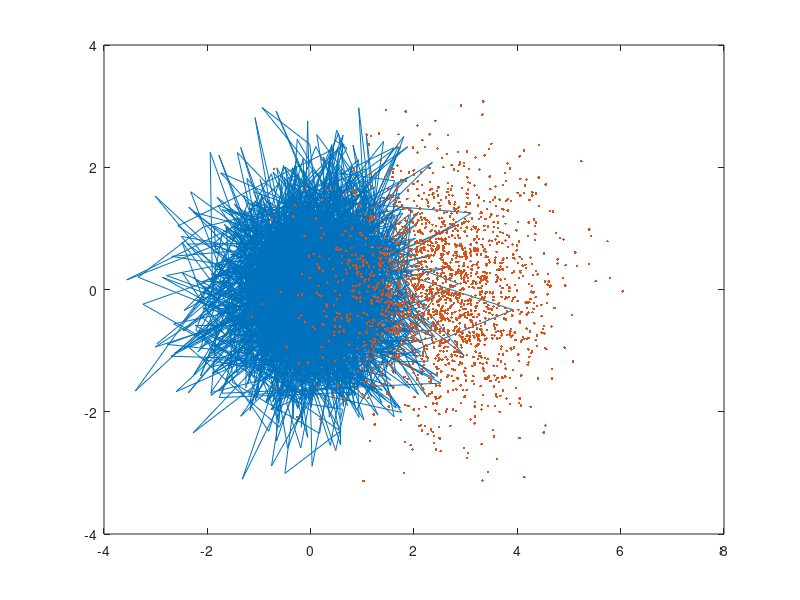

MATLAB code to generate this figure:
%Taking normal distribution for (0,0) of unit variance for training and
%Testing
rng(3);
x=randn(2000,1);
y=randn(2000,1);
%Taking Normal Distribution for (2.5,0) of unit variance for training and
%Testing
rng(6);
x1=2.5+randn(2000,1);
y1=randn(2000,1);

%Plotting Two Gaussian Distributions
figure(1);
plot(x,y,x1,y1,'Marker','.','LineStyle','none')

%Training Dataset
x_train=x(1:500);
y_train=x(1:500);
x_train(501:1000)=x1(1:500);
y_train(501:1000)=y1(1:500);
x_train(1001:1500)=x(501:1000);
y_train(1001:1500)=y(501:1000);
x_train(1501:2000)=x1(501:1000);
y_train(1501:2000)=y1(501:1000);

%Testing Dataset
x_test=x1(1001:2000);
y_test=y1(1001:2000);
x_test(1001:2000)=x(1001:2000);
y_test(1001:2000)=y(1001:2000);

%Vectors of Zeros and ones for classification labels for training
t1=zeros(1000,1);
t2=ones(1000,1);
%Label for training
t=t1(1:500);
t(501:1000)=t2(1:500);
t(1001:1500)=t1(1:500);
t(1501:2000)=t2(1:500);
t=t';
%Labels for Testing
t3=t2;
t3(1001:2000)=t1;
t3=t3';
 

%Training Data Set
p=[x_train,y_train];
p=p';
%Testing Data Set
p2=[x_test,y_test];
p2=p2';
% %with 1 hidden layer 88.7%
% trainFcn = 'trainscg';  % Scaled conjugate gradient backpropagation.
% 
% hiddenLayerSize = 1;
% net = patternnet(hiddenLayerSize, trainFcn);
% [net,tr] = train(net,p,t);
% view(net)
% r = net(p2);
% figure, plotconfusion(t3,r)